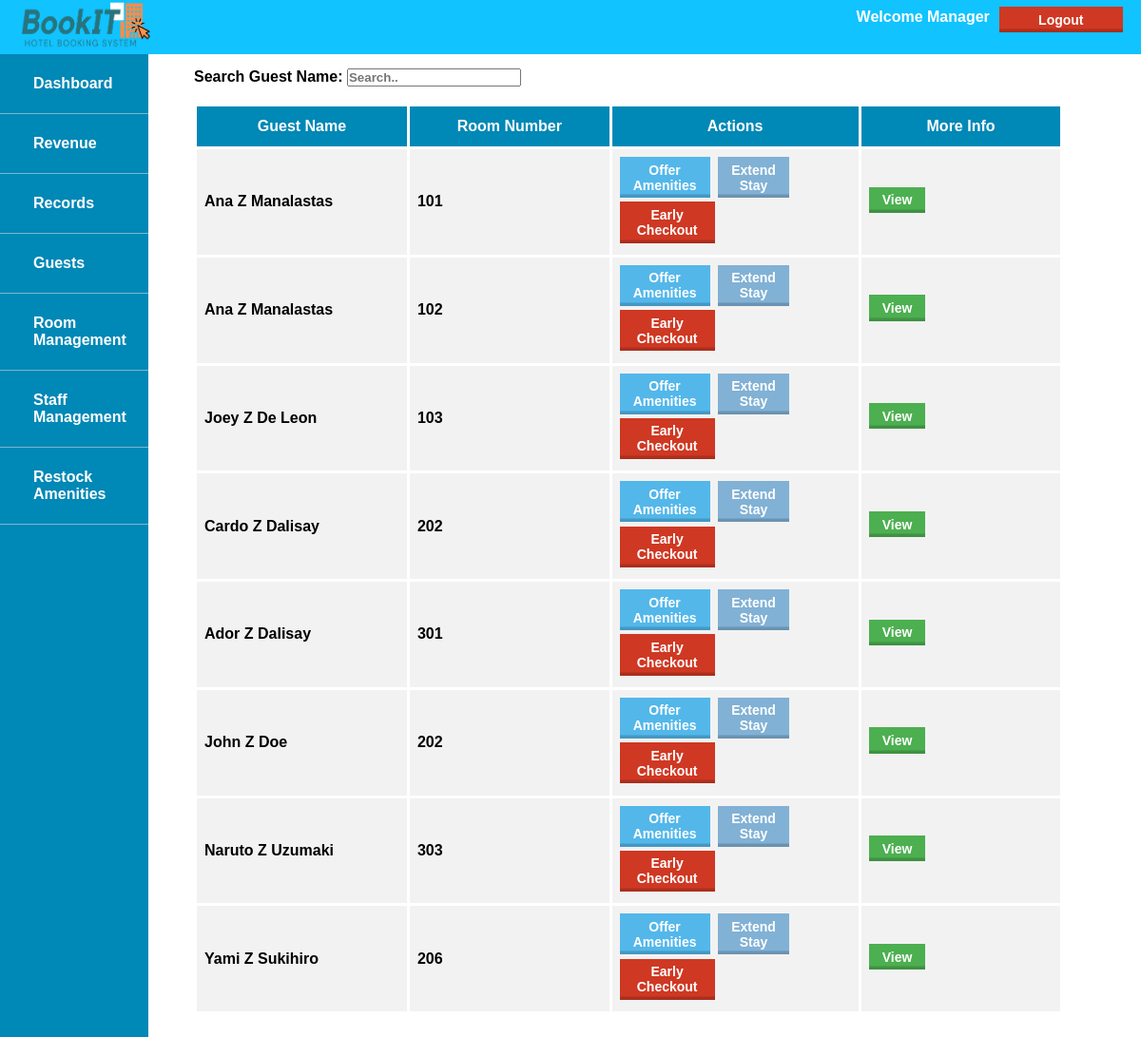
The page /manager_guests.php on the database its author committed.
### tables this page shows
CREATE TABLE schedule(
        sched_id INT NOT NULL AUTO_INCREMENT PRIMARY KEY,
        guest_id INT,  
        room_id INT  
    );

CREATE TABLE Rooms(
        room_id INT NOT NULL AUTO_INCREMENT PRIMARY KEY,
        room_status ENUM('Available', 'Used by guest','Maintenance'),
        roomtype_id INT                                                    
    );

### manager_guests.php (the view, shortened to what this page needs)
<!DOCTYPE html>
<html>
    <head>
        <link rel="stylesheet" href="style.css">
    </head>
    <body>
        <header>
        <div id="header">
        <img src="assets/bookIT_Logo.png">
        <div class="right-float">
                <a>
                    <form method="post" action="#">
                        <button class="Logoutbutton" name="logout">Logout</button>
                    </form>
                </a>
            </div>
            <div class="right-float">
                <p>Welcome Manager</p>
            </div>
        </div>
        </header>
        <nav>
            <ul>
                <li id="logoli"><img src="assets/bookIT_Logo.png"></li>
                <li><a href="manager_dashboard.php">Dashboard</a></li>
                <li><a href="manager_revenue.php">Revenue</a></li>
                <li><a href="manager_records.php">Records</a></li>
                <li><a href="#">Guests</a></li>
                <li><a href="manager_room-mgt.php">Room Management</a></li>
                <li><a href="manager_staff.php">Staff Management</a></li>
                <li><a href="manager_restock.php">Restock Amenities</a></li>
            </ul>
        </nav>
        <div id="content">
            <div class="search-container">
                <form action="/action_page.php">
                  <label>Search Guest Name: </label>
                  <input type="text" placeholder="Search.." name="search">
                </form>
            </div>
            <br>
            <table id="Table">
              <tr>
                <th>Guest Name</th>
                <th>Room Number</th>
                <th>Actions</th>
                <th>More Info</th>
              </tr>
            <?php
                include 'connection.php';
                $sql = "SELECT  s.sched_id AS 'SID',
                                    CONCAT(c.fname, ' ', c.MI, ' ', c.lname) AS 'Guest Name',
                                    c.fname as 'fname',
                                    c.MI as 'mname',
                                    c.lname as 'lname',
                                    r.room_id as 'Room Number',
                                    g.guest_id AS 'guest_id',
                                    b.bill_id as 'bill_id',
                                    CURDATE() as 'date'
                    FROM
                            Schedule s, Guests g, Customers c,
                            Rooms r,bill b
                    WHERE
                            s.guest_id = g.guest_id AND
                            g.customer_id = c.customer_id AND
                            s.room_id = r.room_id AND
                            b.guest_id=g.guest_id AND
                            g.guest_status = 'INCOMPLETE'
                    GROUP BY
                            g.guest_id /*I grouped it by guest id because it would be group by roomtype_id if isnt guest_id*/
                    ORDER BY
                            g.date_in;";
                    $display = $conn->query($sql);
                    if($rows = $display != NULL){
                        while($rows = $display->fetch_assoc()){
                            echo
                                "<form action='' method='POST'>
                                <tr><td>". $rows['Guest Name']. "</td>
                                    <td>". $rows['Room Number']. "</td>
                                    <td><button  class='Offerbutton' name='ameneties'>Offer<br>Amenities</a></button>
                                        <button class='Extendbutton' name='extend'>Extend<br>Stay</button>
                                        <input type='submit' class='Checkoutbutton'  name='checkout' value='Early Checkout'></td>
                                    <td><button class= 'Viewbutton'><a href= 'manager_guestview.php?id=".$rows['SID']."'>View</a></button></td></tr>
                                    <input type='hidden' name='Date' value='{$rows['date']}'>
                                    <input type='hidden' name='guest_id' value='{$rows['guest_id']}'>
                                    <input type='hidden' name='bill_id' value='{$rows['bill_id']}'>
                                    <input type='hidden' name='fname' value='{$rows['fname']}'>
                                    <input type='hidden' name='lname' value='{$rows['lname']}'>
                                    <input type='hidden' name='mname' value='{$rows['mname']}'>
                                    </form>";
                            }
                            echo "</table>";
                        }else{
                        echo "No guest checked-in. ";
                        }
                ?>
        </div>
    </body>

### style.css (style rules this page uses)
* { margin: 0; padding: 0; box-sizing: border-box; font-family: 'Montserrat', sans-serif; font-weight: 600; }
#header { padding: 1px 15px; background-color: #11C3FF; color: white; height: 65px; width: 100%; z-index: 999; position: absolute; margin-top: -32px; }
.right-float { float: right; }
.right-float button { margin-top: 1em; }
#header img { height: 65px; width: 145px; }
#header p { margin-top: 1em; padding: 0 10px; }
#content { margin-top: 2%; margin-left: 17%; margin-right: 6.8%; margin-bottom: 2%; padding-top: 4%; }
ul { list-style-type: none; width: 13%; background-color: #0088B6; position: fixed; height: 120%; overflow-x: hidden; margin-top: -36px; z-index: 1; }
#logoli { background-color: #11C3FF; }
li a { padding-top:4px; display: block; color: #fff; padding: 22px 35px; text-decoration: none; font-weight: bold; border-bottom: 1px solid rgba(240, 233, 233, .5); }
#Table { border-collapse: collapse; width: 100%; }
#Table td, #Table th { border: 3px solid #fff; padding: 8px; overflow: hidden; }
#Table tr { background-color: #f2f2f2; }
#Table th { padding-top: 12px; padding-bottom: 12px; text-align: center; background-color: #0088B6; color: white; overflow: hidden; width: 100px; }
button { border: none; color: white; padding:0.4em 1em; text-align: center; text-decoration: none; display: inline-block; font-size: 14px; margin:0 0.3em 0.3em 0; box-shadow:inset 0 -0.6em 0 -0.35em rgba(0,0,0,0.17); font-weight: bold; }
.Logoutbutton { background-color: #CF3823; border: none; color: white; padding:0.4em 1em; text-align: center; text-decoration: none; display: inline-block; font-size: 14px; margin:0 0.3em 0.3em 0; box-shadow:inset 0 -0.6em 0 -0.35em rgba(0,0,0,0.17); font-weight: bold; white-space: normal; -webkit-appearance: none; width: 130px; }
.Offerbutton { background-color: #53B7EA; }
.Extendbutton { background-color: #81B1D5; }
.Checkoutbutton { background-color: #CF3823; border: none; color: white; padding:0.4em 1em; text-align: center; text-decoration: none; display: inline-block; font-size: 14px; margin:0 0.3em 0.3em 0; box-shadow:inset 0 -0.6em 0 -0.35em rgba(0,0,0,0.17); font-weight: bold; white-space: normal; -webkit-appearance: none; width: 100px; }
.Viewbutton { background-color: #4CAF50; }
.Viewbutton a { color:white; text-decoration: none; }

### rows shown on the page
schedule: Guest "Ana Z Manalastas", room.room_id "101"
schedule: Guest "Ana Z Manalastas", room.room_id "102"
schedule: Guest "Joey Z De Leon", room.room_id "103"
schedule: Guest "Cardo Z Dalisay", room.room_id "202"
schedule: Guest "Ador Z Dalisay", room.room_id "301"
schedule: Guest "John Z Doe", room.room_id "202"
schedule: Guest "Naruto Z Uzumaki", room.room_id "303"
schedule: Guest "Yami Z Sukihiro", room.room_id "206"
